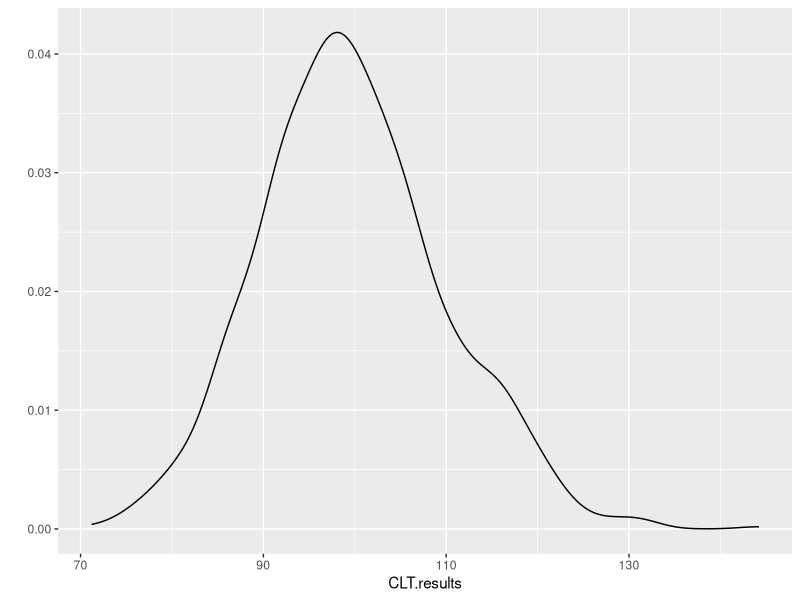

Source code (R):
## ---- chunk 1
library(ggplot2)
library(magrittr)
## ---- chunk 2
obs <- c(7.3, 6.1, 3.8, 8.4, 6.9, 7.1, 5.3, 8.2, 4.9, 5.8)
(X.bar <- sum(obs) / length(obs))
## ---- chunk 3
all.equal(X.bar, mean(obs))
## ---- chunk 4
(S2 <- sum((obs - X.bar) ** 2) / length(obs))
## ---- chunk 5
all.equal(S2, var(obs))
## ---- chunk 6
(CLT.prob <- pnorm(110, mean = 100, sd = 10, lower.tail = TRUE) - 
   pnorm(100, mean = 100, sd = 10, lower.tail = TRUE))
## ---- chunk 7
exp.sim <- function(){return(rexp(100) %>% sum())}

CLT.results <- replicate(1000, exp.sim())

qplot(CLT.results, geom = "density")

(sim.prob <- length(which(CLT.results >= 100 & CLT.results <= 110)) / length(CLT.results))
## ---- chunk 8
satellite.pdf <- function(years){return(-exp(-0.4 * years))}
(yr.prob.5 <-  1 - (satellite.pdf(5) - satellite.pdf(0)))
## ---- chunk 9
(yr.prob.3.6 <- satellite.pdf(6) - satellite.pdf(3))
## ---- chunk 10
linkage.length <- function(){
  len <- rnorm(1, 60, sqrt(0.09)) + rnorm(1, 40, sqrt(0.05)) + rnorm(1, 50, sqrt(0.11))
  return(len)
}

linkage.length.sim <- replicate(1000, linkage.length())
summary(linkage.length.sim); var(linkage.length.sim)
## ---- chunk 11
1 - pnorm(150.2, mean = 150, sd = sqrt(0.25))
## ---- chunk 12
pnorm(150.21, mean = 150, sd = sqrt(0.25)) - pnorm(149.83, mean = 150, sd = sqrt(0.25))
